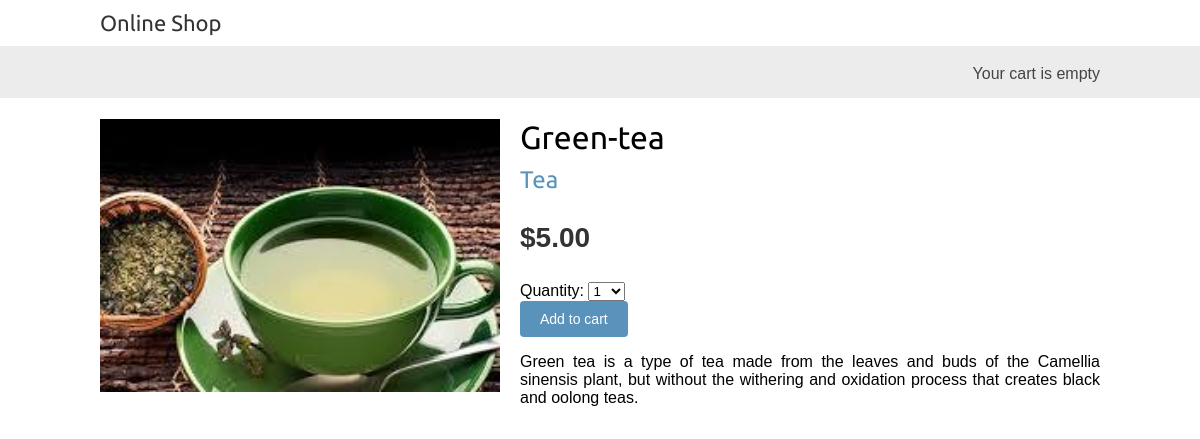
Page /1/green-tea on the committed database.
### shop/models.py (models this page shows, shortened)
class Product(models.Model):
    category = models.ForeignKey(
        Category,
        related_name='products',
        on_delete=models.CASCADE
    )
    name = models.CharField(max_length=200)
    slug = models.SlugField(max_length=200)
    image = models.ImageField(
        upload_to='products/%Y/%m/%d',
        blank=True
    )
    description = models.TextField(blank=True)
    price = models.DecimalField(max_digits=10, decimal_places=2)
    available = models.BooleanField(default=True)
    created = models.DateTimeField(auto_now_add=True)
    updated = models.DateTimeField(auto_now=True)
    class Meta:
        ordering = ['name']
        indexes = [
            models.Index(fields=['id', 'slug']),
            models.Index(fields=['name']),
            models.Index(fields=['-created']),
        ]

class Category(models.Model):
    name = models.CharField(max_length=200)
    slug = models.SlugField(max_length=200, unique=True)
    class Meta:
        ordering = ['name']
        indexes = [
            models.Index(fields=['name']),
        ]
        verbose_name = 'category'
        verbose_name_plural = 'categories'
    def __str__(self):
        return self.name
    def get_absolute_url(self):
        return reverse('shop:product_list_by_category', args=[self.slug])

### shop/views.py (the view)
# urls.py: path('<int:id>/<slug:product_slug>', views.product_detail, name='product_detail'),
def product_detail(request, id, product_slug):
    product = get_object_or_404(Product, id=id, slug = product_slug, available=True)
    cart_product_form = CartAddProductForm()
    return render(
        request,
        'shop/product/detail.html',
        {'product': product, 'cart_product_form':cart_product_form}
    )

### cart/forms.py
class CartAddProductForm(forms.Form):
    quantity = forms.TypedChoiceField(
        choices= PRODUCT_QUANTITY_CHOICES,
        coerce= int,
        empty_value=int(1)
    )
    override = forms.BooleanField(
        required=False,
        initial=False,
        widget=forms.HiddenInput
    )

### cart/cart.py (called while the page is built)
    def __len__(self):
        return sum(item['quantity'] for item in self.cart.values())

### cart/context_processors.py (called while the page is built)
def cart(request):
    return {'cart' : Cart(request)}

### shop/templates/shop/product/detail.html (shortened to what this page needs)
{% extends "shop/base.html" %}
{% load static %}
{% block content %}
<div class="product-detail">
    <img src="{% if product.image %} {{product.image.url}} {% else %} {% static 'img/no_image.png' %}{% endif %}" alt="product-image">
    <h1>{{product.name}}</h1>
    <h2>
        <a href="{{product.category.get_absolute_url}}">
            {{product.category}}
        </a>
    </h2>
    <p class="price">${{product.price}}</p>
    <form action="{% url "cart:cart_add" product.id %}" method="post">
        {{cart_product_form}}
        <input type="submit" value="Add to cart">
    </form>
    {{product.description|linebreaks}}
</div>
{% endblock  %}

### shop/static/css/base.css (style rules this page uses)
body { margin:0; padding:0; font-family:helvetica, sans-serif; }
h1, h2, h3, h4, h5 , h6 { font-family: 'Ubuntu', sans-serif; font-weight:normal; }
a { text-decoration:none; color:#5993bb; }
a.button, input[type="submit"] { color:#fff; background:#5993bb; border-radius:4px; padding:10px 20px; font-size:14px; border:0; }
.product-detail { text-align:justify; }
.product-detail .price { color:#333; font-size:28px; font-weight:bold; }
.product-detail img { width:40%; float:left; padding:0 20px 20px 0; }
.product-detail h1 { margin-bottom:0; }
.product-detail h2 { margin-top:10px; }

### rows in the picture
Product: image (picture), name "Green-tea", category "Tea", price "5.00", description "Green tea is a type of tea made from the leaves and buds of the Camellia sinensis plant, but without the withering and oxidation process that creates black and oolong teas."
